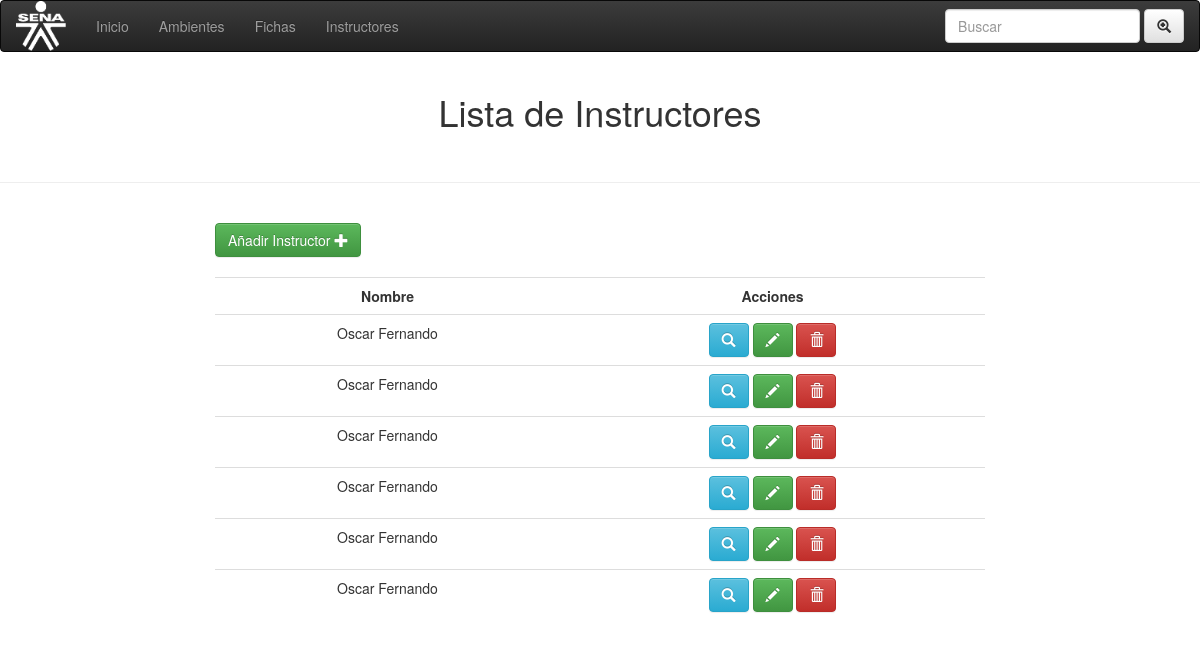
Page /instructores/gestionarIns.php on the committed database.
### tables this page shows
CREATE TABLE `instructores` (
  `id` int(11) NOT NULL,
  `nombres` varchar(100) NOT NULL,
  `apellidos` varchar(100) NOT NULL,
  `especialidad` varchar(100) NOT NULL,
  `vinculacion1` varchar(100) NOT NULL,
  `tipoplanta` varchar(100) NOT NULL,
  `tipocontrato` varchar(100) NOT NULL,
  `cantidadhoras` varchar(100) NOT NULL,
  `actadministrativas` varchar(50) NOT NULL,
  `area` varchar(50) NOT NULL
);

### instructores/gestionarIns.php (the view, shortened to what this page needs)
<!DOCTYPE html>
<html lang="en">
<head>
  <link rel="stylesheet" href="css/bootstrap.min.css">
  <link rel="stylesheet" href="css/bootstrap-theme.min.css">
  <link rel="stylesheet" href="css/font-awesome.css">
  <link rel="stylesheet" href="css/index.css">
</head>
<body>
    <nav class="navbar navbar-inverse ">
      <div class="container-fluid">
        <div class="navbar-header">
           <a class="navbar-brand" href="#"><img id="img1" src="imgs/sena.png" class="img-rounded" width="100" height="100"></a>
        </div>
        <ul class="nav navbar-nav">
          <li><a href="../index.php">Inicio</a></li>
          <li><a href="../ambientes/ambientes.php">Ambientes</a></li>
          <li><a href="../fichas/index_ficha.php">Fichas</a></li>
          <li><a href="#">Instructores</a></li>
        </ul>
        <form class="navbar-form navbar-right">
          <div class="form-group">
            <input type="text" class="form-control" placeholder="Buscar">
          </div>
          <button type="submit" class="btn btn-default"><i class="glyphicon glyphicon-zoom-in"></i></button>
        </form>
      </div>
    </nav>
  <div class="container-fluid">
    <h1 class="text-center" >Lista de  Instructores</h1><br>
  </div>
  <hr>
    <br>
<div class="col-md-8 col-md-offset-2" >
  <a  class="btn btn-success " href="anadir.php">Añadir Instructor
    <i  class="glyphicon glyphicon glyphicon-plus" ></i>
  </a><br><br>
  <table class="text-center table table-hover">
    <tr class="text-center">
      <td><strong>Nombre</strong></td>
      <td><strong>Acciones</strong></td>
    </tr>
  <?php
    $con = mysqli_connect('localhost','root','','programacion_trimestral');
    $sql = mysqli_query($con, "SELECT * FROM instructores");
    while($row = mysqli_fetch_array($sql)){
      echo "<tr>
          <td>".$row['nombres']."</td>
          <td>
            <a class='btn btn-info' href='consultar_instructor.php?id=".$row['id']."'>
              <i data-toggle='tooltip' data-placement='top' title='Consultar'  class='glyphicon glyphicon-search' ></i>
            </a>
            <a class='btn btn-success' href='Modificar.php?id=".$row['id']."'>
              <i data-toggle='tooltip' data-placement='top' title='Modificar' class='glyphicon glyphicon-pencil' ></i>
            </a>
            <a class='btn btn-danger' href='delete.php?id=".$row['id']."'>
              <i data-toggle='tooltip' data-placement='top' title='Eliminar' class='glyphicon glyphicon-trash' ></i>
            </a>
          </td>
        </tr>";
    }
   ?>
  </table>
</div>
</body>
</html>

### instructores/css/index.css (style rules this page uses)
img#img1 { height: 50px; width: 50px; top: -15px; position: relative; }

### rows in the picture
instructores: nombres "Oscar Fernando"
instructores: nombres "Oscar Fernando"
instructores: nombres "Oscar Fernando"
instructores: nombres "Oscar Fernando"
instructores: nombres "Oscar Fernando"
instructores: nombres "Oscar Fernando"
